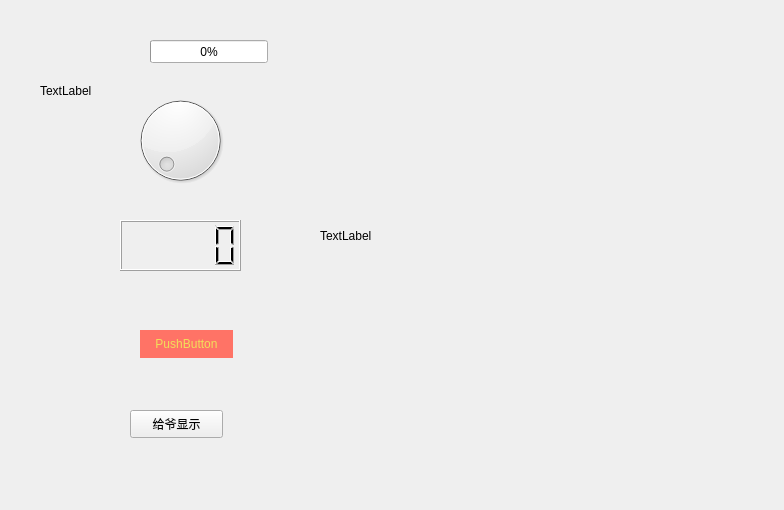
<?xml version="1.0" encoding="UTF-8"?>
<ui version="4.0">
 <class>Form</class>
 <widget class="QWidget" name="Form">
  <property name="geometry">
   <rect>
    <x>0</x>
    <y>0</y>
    <width>784</width>
    <height>510</height>
   </rect>
  </property>
  <property name="windowTitle">
   <string>Form</string>
  </property>
  <widget class="QDial" name="dial">
   <property name="geometry">
    <rect>
     <x>120</x>
     <y>90</y>
     <width>121</width>
     <height>101</height>
    </rect>
   </property>
  </widget>
  <widget class="QLCDNumber" name="lcdNumber">
   <property name="geometry">
    <rect>
     <x>120</x>
     <y>220</y>
     <width>121</width>
     <height>51</height>
    </rect>
   </property>
  </widget>
  <widget class="QProgressBar" name="progressBar">
   <property name="geometry">
    <rect>
     <x>150</x>
     <y>40</y>
     <width>118</width>
     <height>23</height>
    </rect>
   </property>
   <property name="value">
    <number>0</number>
   </property>
  </widget>
  <widget class="QPushButton" name="pushButton">
   <property name="geometry">
    <rect>
     <x>140</x>
     <y>330</y>
     <width>93</width>
     <height>28</height>
    </rect>
   </property>
   <property name="styleSheet">
    <string notr="true">QPushButton:hover {
	background-color: rgb(255, 184, 155);
}

QPushButton:pressed {
	
	background-color: rgb(225, 160, 58);
}

QPushButton:disabled {
	
	background-color: rgb(235, 235, 235);
}

QPushButton {
	background-color: rgb(255, 115, 102);
	color: rgb(242, 222, 89);
	font: 75 10pt &quot;微软雅黑&quot;;
	border-radius: 20px;
}</string>
   </property>
   <property name="text">
    <string>PushButton</string>
   </property>
  </widget>
  <widget class="QLabel" name="label">
   <property name="geometry">
    <rect>
     <x>40</x>
     <y>50</y>
     <width>61</width>
     <height>81</height>
    </rect>
   </property>
   <property name="text">
    <string>TextLabel</string>
   </property>
  </widget>
  <widget class="QPushButton" name="pushButton_2">
   <property name="geometry">
    <rect>
     <x>130</x>
     <y>410</y>
     <width>93</width>
     <height>28</height>
    </rect>
   </property>
   <property name="text">
    <string>给爷显示</string>
   </property>
  </widget>
  <widget class="QLabel" name="label_2">
   <property name="geometry">
    <rect>
     <x>320</x>
     <y>120</y>
     <width>381</width>
     <height>231</height>
    </rect>
   </property>
   <property name="text">
    <string>TextLabel</string>
   </property>
  </widget>
 </widget>
 <resources/>
 <connections>
  <connection>
   <sender>dial</sender>
   <signal>valueChanged(int)</signal>
   <receiver>Form</receiver>
   <slot>get_dial_value()</slot>
   <hints>
    <hint type="sourcelabel">
     <x>184</x>
     <y>127</y>
    </hint>
    <hint type="destinationlabel">
     <x>455</x>
     <y>138</y>
    </hint>
   </hints>
  </connection>
  <connection>
   <sender>pushButton</sender>
   <signal>clicked()</signal>
   <receiver>Form</receiver>
   <slot>change_pic()</slot>
   <hints>
    <hint type="sourcelabel">
     <x>191</x>
     <y>351</y>
    </hint>
    <hint type="destinationlabel">
     <x>182</x>
     <y>546</y>
    </hint>
   </hints>
  </connection>
  <connection>
   <sender>pushButton_2</sender>
   <signal>clicked()</signal>
   <receiver>Form</receiver>
   <slot>show_pic()</slot>
   <hints>
    <hint type="sourcelabel">
     <x>143</x>
     <y>430</y>
    </hint>
    <hint type="destinationlabel">
     <x>124</x>
     <y>559</y>
    </hint>
   </hints>
  </connection>
 </connections>
 <slots>
  <slot>get_dial_value()</slot>
  <slot>change_pic()</slot>
  <slot>show_pic()</slot>
 </slots>
</ui>
